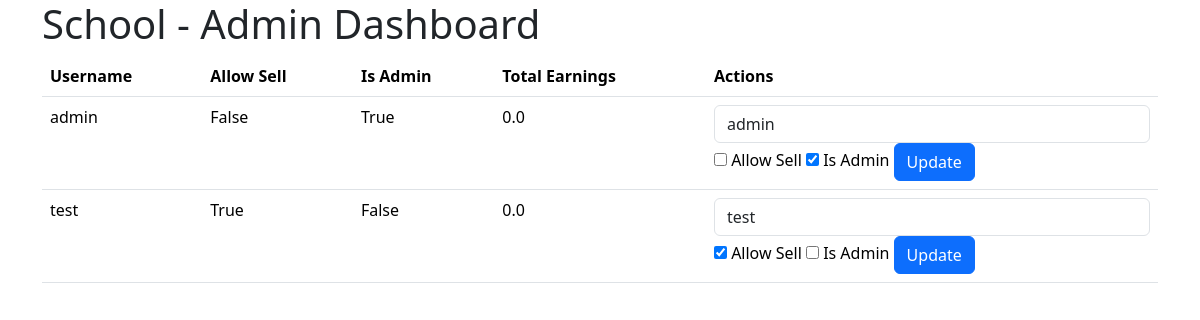
The page /admin_dashboard (signed in) on the database as committed earlier.
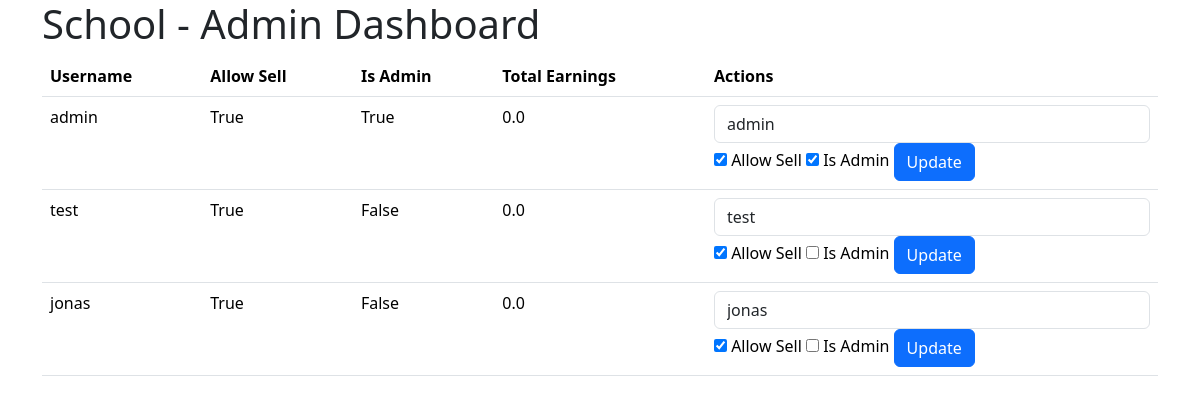
The same page on the database as committed later.
### main.py (models this page shows)
class User(db.Model):
    id = db.Column(db.Integer, primary_key=True)
    username = db.Column(db.String(100), unique=True)
    password = db.Column(db.String(128))
    allow_sell = db.Column(db.Boolean, default=False)
    isAdmin = db.Column(db.Boolean, default=False)
    total_earnings = db.Column(db.Float, default=0.0)

### main.py (the view)
@app.route('/admin_dashboard', methods=['GET', 'POST'])
def admin_dashboard():
    if not check_permissions(['isAdmin']):
        return redirect(url_for('login', error="You do not have permission to access the admin dashboard. Please login as an admin."))
    users = User.query.all()
    return render_template('admin_dashboard.html', app_name=app_name, users=users)

### main.py (called while the page is built)
def check_permissions(required_permissions):
    if 'username' not in session:
        return False
    session_user = db.session.get(User, session['user_id'])
    for permission in required_permissions:
        if not getattr(session_user, permission):
            return False
    return True

### templates/admin_dashboard.html (shortened to what this page needs)
<!DOCTYPE html>
<html lang="en">
<head>
    <link rel="stylesheet" href="/static/bootstrap-5.3.3-dist/css/bootstrap.min.css">
</head>
<body>
    <div class="container">
        <h1>{{ app_name }} - Admin Dashboard</h1>
        <table class="table">
            <thead>
                <tr>
                    <th scope="col">Username</th>
                    <th scope="col">Allow Sell</th>
                    <th scope="col">Is Admin</th>
                    <th scope="col">Total Earnings</th>
                    <th scope="col">Actions</th>
                </tr>
            </thead>
            <tbody>
                {% for user in users %}
                <tr>
                    <td>{{ user.username }}</td>
                    <td>{{ user.allow_sell }}</td>
                    <td>{{ user.isAdmin }}</td>
                    <td>{{ user.total_earnings }}</td>
                    <td>
                        <form method="post" action="/update_user">
                            <input type="text" name="username" value="{{ user.username }}" class="form-control">
                            <input type="checkbox" name="allow_sell" {% if user.allow_sell %}checked{% endif %}>
                            <label for="allow_sell">Allow Sell</label>
                            <input type="checkbox" name="isAdmin" {% if user.isAdmin %}checked{% endif %}>
                            <label for="isAdmin">Is Admin</label>
                            <button type="submit" class="btn btn-primary">Update</button>
                        </form>
                    </td>
                </tr>
                {% endfor %}
            </tbody>
        </table>
    </div>
</body>
</html>

Rows that differ between the two databases and show on the page:
changed User "admin": allow_sell "False" → "True"; allow_sell "☐" → "☑"
added User: username "jonas", allow_sell "True", isAdmin "False", total_earnings "0.0", allow_sell "☑"
